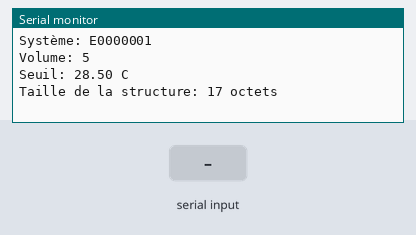
A program run on a simulated Arduino Uno, built with avr-gcc and run on an emulated ATmega328P. Parts: the last lines printed to the serial monitor. Inputs (shaded band) come from the test bench. EEPROM starts erased.

Above: at 1.2 s.
1.3 s: "c" received over Serial
At 1.37 s:
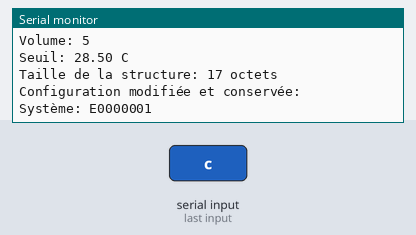
2.8 s: "r" received over Serial
At 3.6 s:
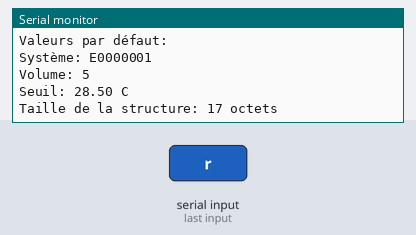

Measured:
- after the input at 1.3 s, the serial monitor: prints a new line at once (image 1)
- after the input at 2.8 s, the serial monitor: prints a new line at once (image 2)

The program:

main.cpp
```cpp
/*
    Fichier:      eeprom-configuration.cpp
    Auteur:       Alain Boudreault
    Date:         2026.11.07
    --------------------------------------------------------------------------
    Description:  Conserver la configuration d'un système dans l'EEPROM,
                  avec EEPROM.put() et EEPROM.get().
                  Un 'c' dans le moniteur série change la configuration,
                  un 'r' la remet aux valeurs par défaut.
    --------------------------------------------------------------------------
*/
#include <Arduino.h>
#include <EEPROM.h>

#define ADRESSE_CONFIGURATION   16      // Après le compteur (0) et l'intensité (1)
#define SIGNATURE               0x1C4A    // Pour reconnaître une configuration valide
#define VITESSE_UART            9600

struct Configuration {
  uint16_t signature;
  char     nomDuSysteme[10];
  byte     volume;                // 0..10
  float    seuilTemperature;      // En degrés Celsius
};

const Configuration CONFIGURATION_PAR_DEFAUT = { SIGNATURE, "E0000001", 5, 28.5 };

Configuration config;             // La configuration en mémoire vive (SRAM)

void afficherConfiguration() {
  Serial.print("Système: ");      Serial.println(config.nomDuSysteme);
  Serial.print("Volume: ");       Serial.println(config.volume);
  Serial.print("Seuil: ");        Serial.print(config.seuilTemperature);
  Serial.println(" C");
  Serial.print("Taille de la structure: ");
  Serial.print(sizeof(config));
  Serial.println(" octets\n");
} // afficherConfiguration()

void setup() {
  Serial.begin(VITESSE_UART);

  // 1 - Lire toute la structure d'un seul coup
  EEPROM.get(ADRESSE_CONFIGURATION, config);

  // 2 - Signature absente: l'EEPROM n'a jamais reçu de configuration
  if (config.signature != SIGNATURE) {
    Serial.println("Aucune configuration, utilisation des valeurs par défaut.");
    config = CONFIGURATION_PAR_DEFAUT;
    EEPROM.put(ADRESSE_CONFIGURATION, config);
  }
  afficherConfiguration();
} // setup()

void loop() {
  switch (Serial.read()) {
    case 'c':   // Changer la configuration et la conserver
      config.volume = (config.volume + 1) % 11;
      config.seuilTemperature += 0.5;
      EEPROM.put(ADRESSE_CONFIGURATION, config);
      Serial.println("Configuration modifiée et conservée:");
      afficherConfiguration();
      break;
    case 'r':   // Revenir aux valeurs par défaut
      config = CONFIGURATION_PAR_DEFAUT;
      EEPROM.put(ADRESSE_CONFIGURATION, config);
      Serial.println("Valeurs par défaut:");
      afficherConfiguration();
      break;
  } // switch
} // loop()
```
